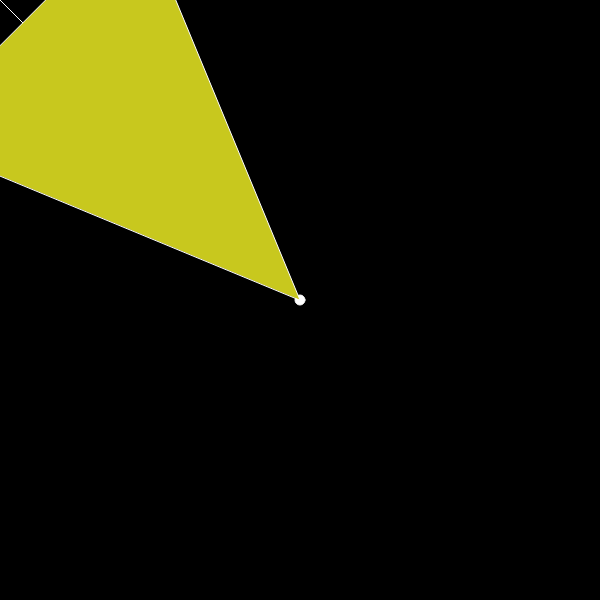
Frame 1 (no input)
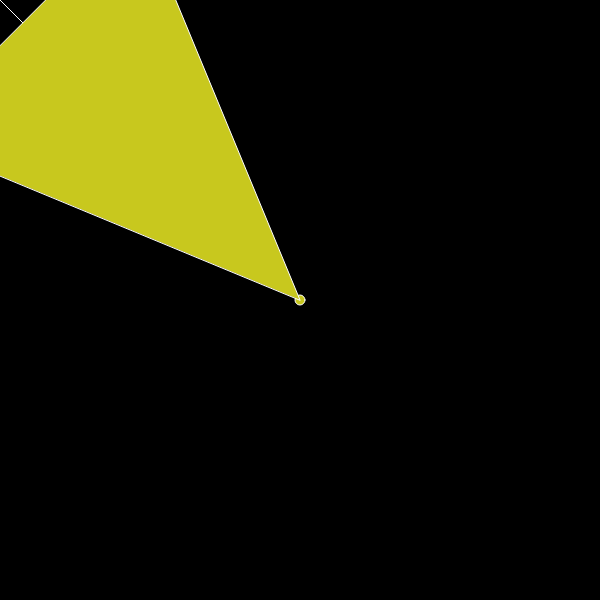
Frame 60 (no input)
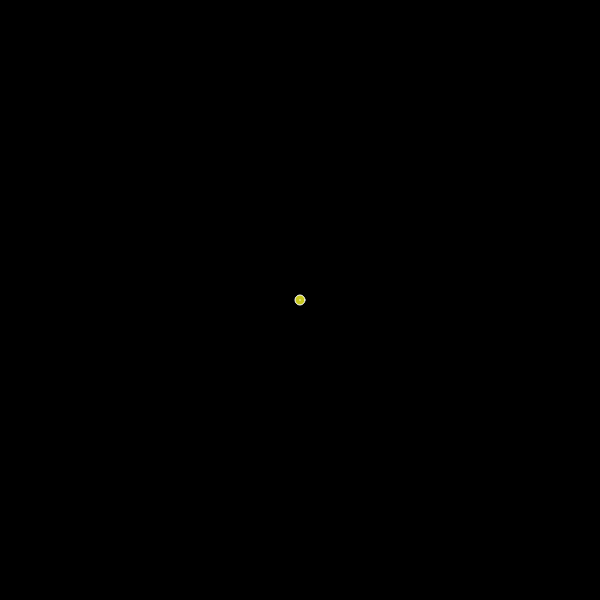
Frame 120 (the mouse pressed at the canvas centre since frame 60)

The p5.js sketch that drew these frames (run headless with seeded random() and noise() and a simulated clock; from frame 60 on, the mouse is pressed at the canvas centre):

// p5.js sketch
// ── sketch.js
let player;
function setup() {
createCanvas(600,600);
player = new Player()

}

function draw() {
background(0);
constrols();
player.update()
player.print()
}

function constrols() {
  if(keyIsDown(UP_ARROW))
  player.vel.add(0,-0.5)
  if(keyIsDown(DOWN_ARROW))
  player.vel.add(0,0.5)
  if(keyIsDown(LEFT_ARROW))
  player.vel.add(-0.5,0)
  if(keyIsDown(RIGHT_ARROW))
  player.vel.add(0.5,0)
}

// ── Player.js
class Player {
  constructor() {
    this.pos=createVector(width/2,height/2)
    this.vel=createVector()
    this.r=5;
    this.view=PI/4
  }
  update() {
    this.pos.add(this.vel)
    this.vel.mult(0.95)
  }
  print() {
    stroke(255)
    line(this.pos.x,this.pos.y,mouseX,mouseY)
    //line(this.pos.x,this.pos.y,mouseX+10,mouseY+10)
    ellipse(this.pos.x,this.pos.y,this.r*2,this.r*2)
    fill(200,200,30)
    let v = createVector(mouseX-this.pos.x,mouseY-this.pos.y)
    let angle = v.heading()
    let d = dist(this.pos.x,this.pos.y,mouseX,mouseY)
    console.log(d)
    triangle(this.pos.x,this.pos.y,this.pos.x+ d*cos(angle+this.view/2),this.pos.y+d*sin(angle+this.view/2)
  ,this.pos.x+ d*cos(angle-this.view/2),this.pos.y+d*sin(angle-this.view/2))

  }
}
